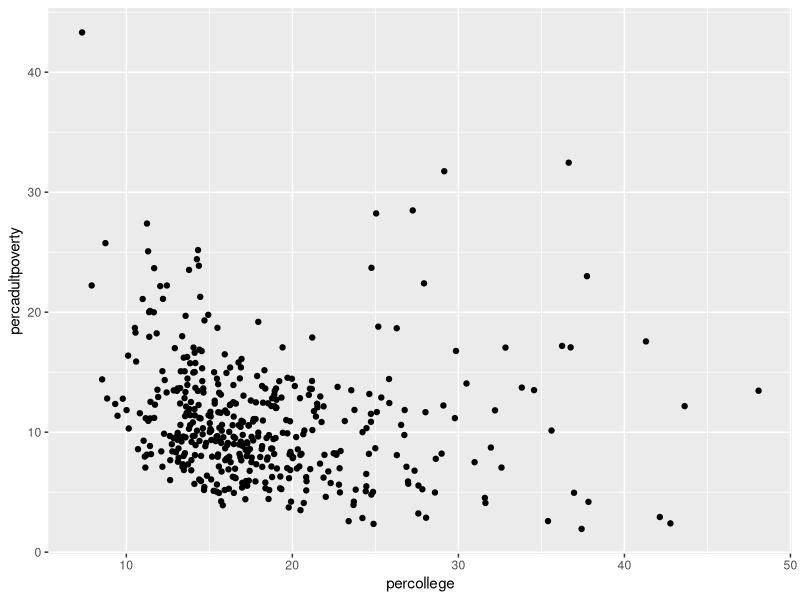
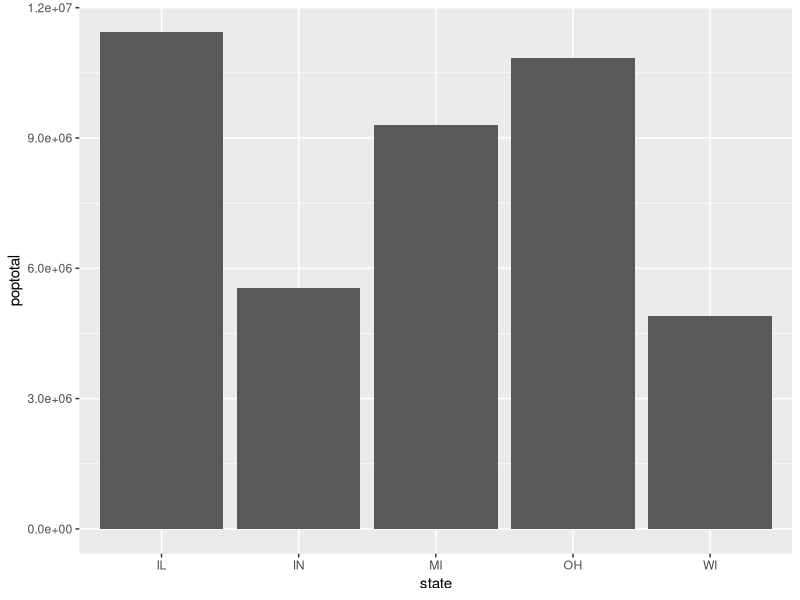
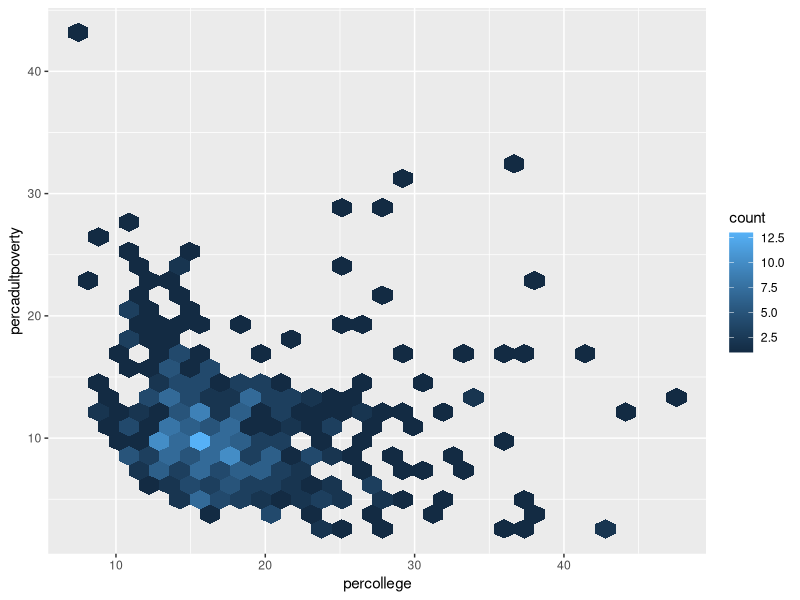
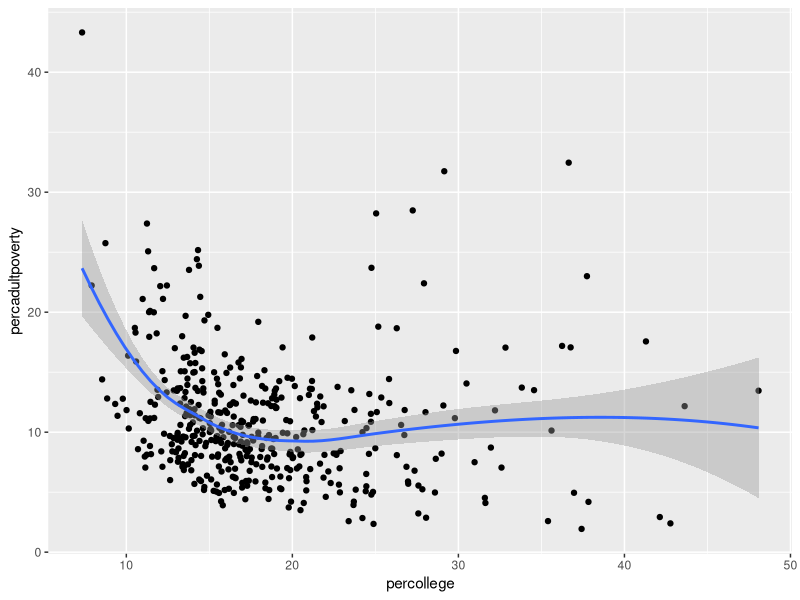
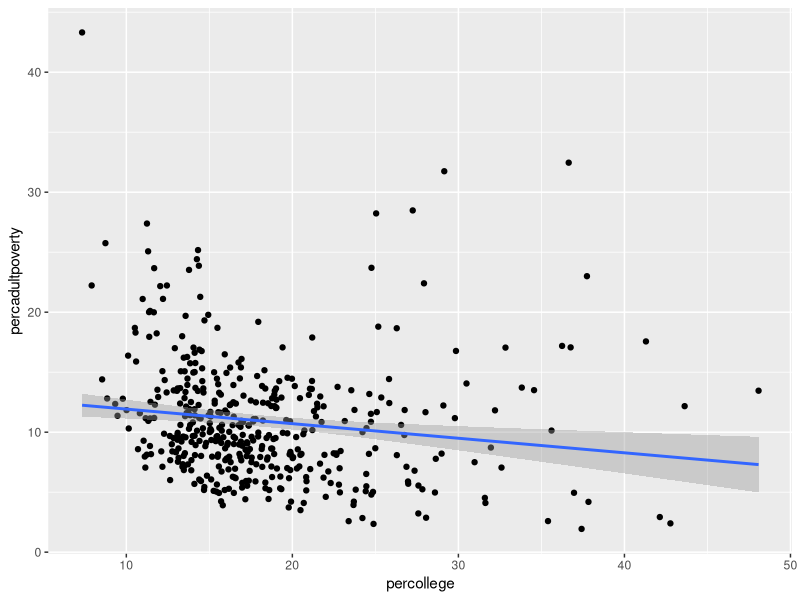
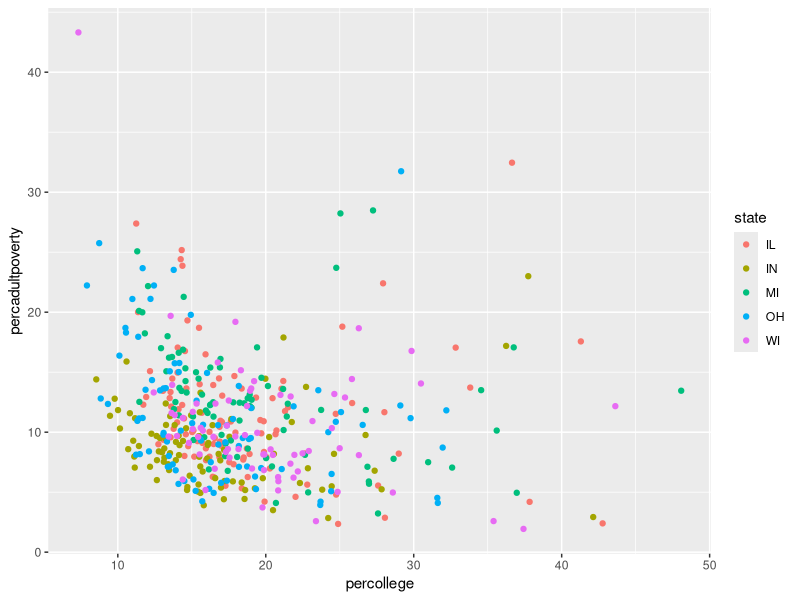
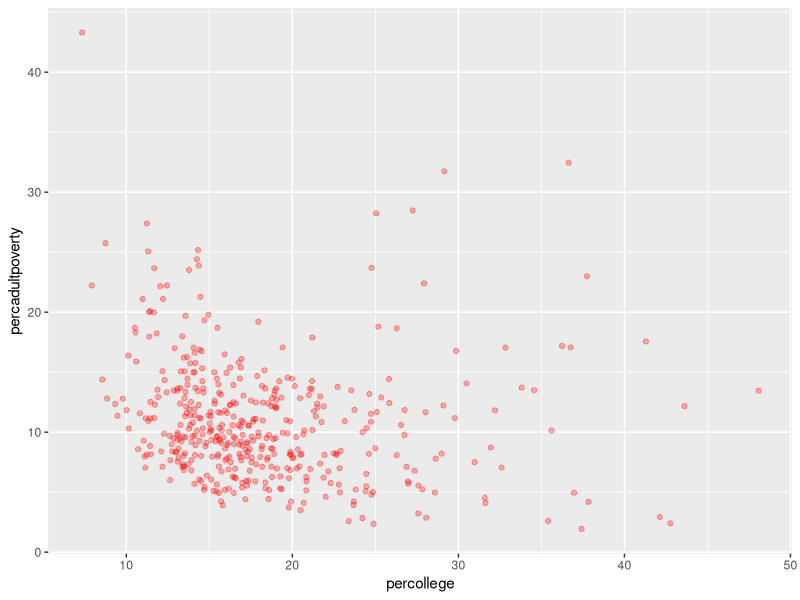
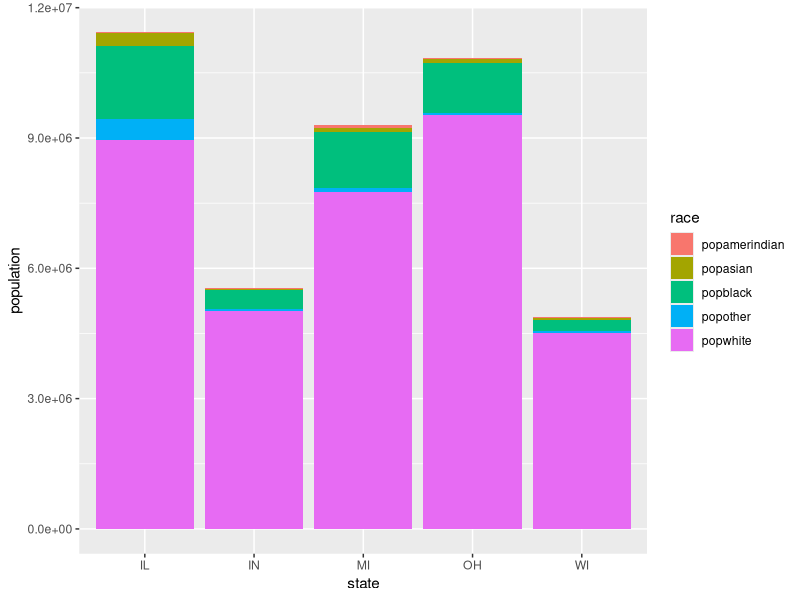

R code for these plots, in order:
## ---- chunk 1
library(tidyverse)
## ---- chunk 2
glimpse(midwest)
## ---- chunk 3
ggplot(data = midwest) +
  geom_point(aes(x = percollege, y = percadultpoverty))
## ---- chunk 4
ggplot(data = midwest) +
  geom_col(aes(x = state, y = poptotal))
## ---- chunk 5
ggplot(data = midwest) +
  geom_hex(aes(x = percollege, y = percadultpoverty))
## ---- chunk 6
ggplot(data = midwest, aes(x = percollege, y = percadultpoverty)) +
  geom_point() +
  geom_smooth()
## ---- chunk 7
ggplot(data = midwest, aes(x = percollege, y = percadultpoverty)) +
  geom_point() +
  geom_smooth(method = "lm")
## ---- chunk 8
ggplot(data = midwest) +
  geom_point(aes(x = percollege, y = percadultpoverty, color = state))
## ---- chunk 9
ggplot(data = midwest) +
  geom_point(aes(x = percollege, y = percadultpoverty),
             color = "red", alpha = 0.3)

## ---- chunk 10
midwest %>% 
  select(state, popwhite, popblack, popamerindian, popasian, popother) %>% 
  gather(key = race, value = population, -state) # all columns except state
## ---- chunk 11
state_race_long <- midwest %>%
  select(state, popwhite, popblack, popamerindian, popasian, popother) %>%
  pivot_longer(cols = -state, names_to = "race", values_to = "population")
## ---- chunk 12
ggplot(data = state_race_long) +
  geom_col(aes(x = state, y = population, fill = race))
## ---- chunk 13
ggplot(data = state_race_long) +
  geom_col(aes(x = state, y = population, fill = race),
           position = "fill")
## ---- chunk 14
ggplot(data = state_race_long) + 
  geom_col(aes(x = state, y = population, fill = race), 
           position = "dodge")
## ---- chunk 15
# Plot the `midwest` data set, with college education rate on the x-axis and
# percentage of adult poverty on the y-axis. Color by state.
ggplot(data = midwest) +
  geom_point(mapping = aes(x = percollege, y = percadultpoverty, 
                           color = state))
## ---- chunk 16
# explicitly set the scales:
ggplot(data = midwest) +
  geom_point(mapping = aes(x = percollege, y = percadultpoverty,
                           color = state)) +
  scale_x_continuous() +
  scale_y_continuous() +
  scale_color_discrete()

## ---- chunk 17
midwest_labeled <- midwest %>%
                    mutate(location = if_else(inmetro ==  0, "Rural", "Urban"))
  
## ---- chunk 18
wisconsin_data <- midwest_labeled %>% filter(state == "WI")
michigan_data <- midwest_labeled %>% filter(state == "MI")
## ---- chunk 19
x_scale <- scale_x_continuous(limits = range(midwest_labeled$percollege))
y_scale <- scale_y_continuous(limits = range(midwest_labeled$percadultpoverty))
## ---- chunk 20
color_scale <- scale_color_discrete(limits = unique(midwest_labeled$location))
## ---- chunk 21
ggplot(data = wisconsin_data) +
  geom_point(aes(x = percollege, y = percadultpoverty, color = location)) +
  x_scale +
  y_scale +
  color_scale
## ---- chunk 22
ggplot(data = michigan_data) +
  geom_point(aes(x = percollege, y = percadultpoverty, color = location)) +
  x_scale +
  y_scale +
  color_scale
## ---- chunk 23
ggplot(data = midwest_labeled) + 
  geom_point(aes(x = percollege, y = percadultpoverty, color = state)) + 
  scale_color_brewer(palette = "Set3")
## ---- chunk 24
midwest %>% 
  top_n(n = 10, wt = poptotal) %>% 
  unite(county_state, county, state, sep = ", ") %>% 
  arrange(poptotal) %>% 
  mutate(location = factor(county_state, county_state)) # set row order
## ---- chunk 25
top_10 <- midwest %>% 
  top_n(n = 10, wt = poptotal) %>% 
  unite(county_state, county, state, sep = ", ") %>% 
  arrange(poptotal) %>% 
  mutate(location = factor(county_state, county_state))
## ---- chunk 26
ggplot(data = top_10) + 
  geom_col(aes(x = location, y = poptotal)) + 
  coord_flip()
## ---- chunk 27
ggplot(data = midwest_labeled) + 
  geom_point(aes(x = percollege, y = percadultpoverty, color = location), 
             alpha = 0.6) + 
  facet_wrap(~state) # pass the `state` column as a formular to facet_wrap()
## ---- chunk 28
ggplot(data = midwest_labeled) + 
  geom_point(aes(x = percollege, y = percadultpoverty, color = location), 
             alpha = 0.6) + 
  labs(
    title = "Percent College Educated versus Poverty Rates", 
    x = "Percentage of College Educated Adults", 
    y = "Percentage of Adults living in Poverty", 
    color = "Urbanity"
  )
## ---- chunk 29
most_poverty <- midwest %>% 
  group_by(state) %>% 
  top_n(1, wt = percadultpoverty) %>% # seelcts the highest poverty county
  unite(county_state, county, state, sep = ", ") #nicer labeling
## ---- chunk 30
mysubtitle <- "(the county with the highest level of poverty in each state is labeled)"
## ---- chunk 31
library(ggrepel)
ggplot(data = midwest_labeled, aes(x = percollege, y = percadultpoverty)) + 
  geom_point(aes(color = location), alpha = 0.6) + 
  geom_label_repel(
    data = most_poverty, 
    aes(label = county_state), 
    alpha = 0.8
  ) + 
  labs(title = "Percent College Educated versus Poverty Rates", 
       subtitle = mysubtitle, 
       x = "Percentage of College Educated Adults", 
       y = "Percentage of Adults living in Poverty", 
       color = "Urbanity" , 
       caption = "Data source: 2000 US Census"
       ) + 
  scale_x_continuous(limits = c(0, 55))
